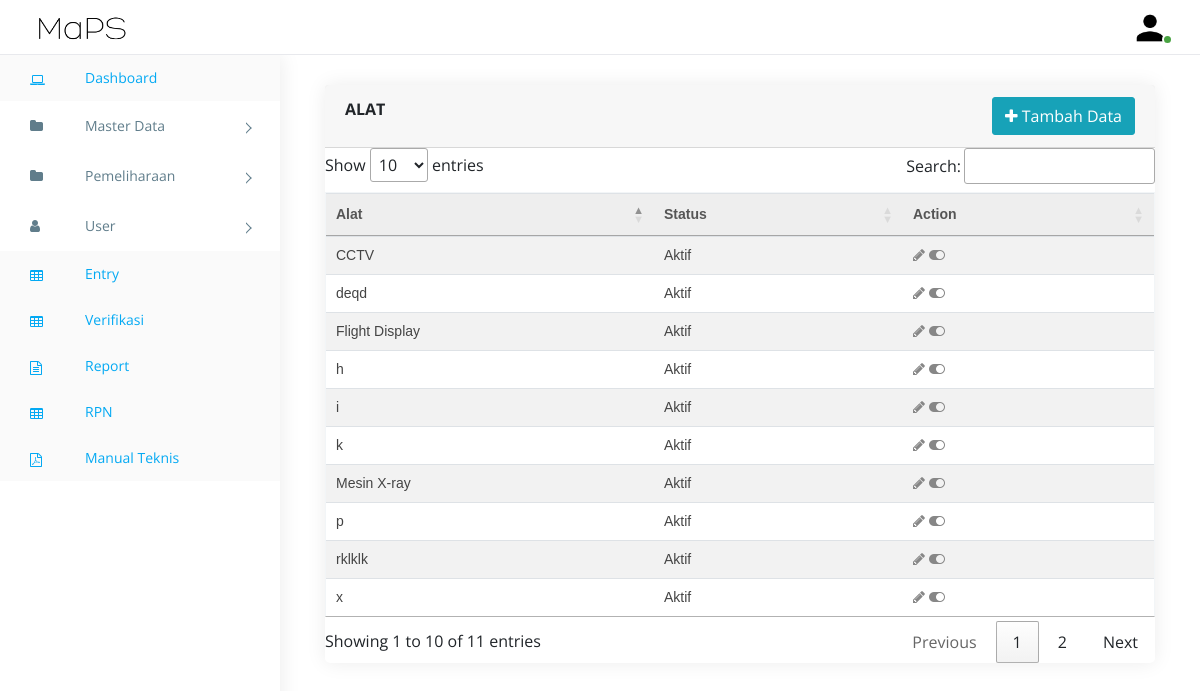
The app's page /tables-alat.php (signed in) with its own data.
### tables this page shows
CREATE TABLE `alat` (
  `id_al` int(11) NOT NULL,
  `nama_alat` varchar(100) NOT NULL,
  `status` int(250) NOT NULL
);

### tables-alat.php (the view, shortened to what this page needs)
<!doctype html>
 <html class="no-js" lang="">
<head>
    <?php include 'header.php' ?>
<link rel="stylesheet" type="text/css" media="screen" href="https://cdn.datatables.net/1.10.19/css/jquery.dataTables.min.css">
</head>
<body class="sb-nav-fixed">
    <?php include 'menu.php' ?>
        <div class="content">
            <div class="animated fadeIn">
                <div class="col-lg-12">
                    <div class="card">
                        <div class="card-header">
                        <div class="row">
    <div class="col-md-6"><strong class="card-title">ALAT</strong></div>
    <div class="col-md-6 text-right"><button type="button" class="btn btn-info add-new" data-toggle="modal" data-target="#tambah"><i class="fa fa-plus"></i> Tambah Data </button>
</div>
  </div>
                        </div>
            <table id="tabel-data" class="table table-striped table-hover">
                                <thead>
                                    <tr>
                                        <th scope="col">Alat</th>
                                        <th scope="col">Status</th>
                                        <th scope="col">Action</th>
                                    </tr>
                                </thead>
                                <tbody>
                                    <?php
                                        $sql="SELECT * FROM alat";
                                        $result=mysqli_query($conn,$sql);
                                        while($row=mysqli_fetch_array($result)){
                                    ?>
                                    <tr>
                                        <td><?= $row['nama_alat']; ?></td>
                                        <td><?php
                                        if($row['status'] == "0")
                                        {
                                            $nilaistatus = "Disable";
                                        }
                                        else
                                        {
                                            $nilaistatus = "Aktif";
                                        }
                                        echo "$nilaistatus";
                                        ?></td>
                                        <td>
                                        <?php
                                        if($row['status'] == 1)
                                    {
                                        ?>
                                            <a href="#edit<?php echo $row['id_al']?>" data-toggle="modal"><i class="fa fa-pencil"></i></a>
                                            <a href="#status<?php echo $row['id_al']?>" data-toggle="modal"><i class="fa fa-toggle-on"></i></a>
                                       <?php
                                    }
                                    else
                                    {
                                        ?>
                                        <a href="#status<?php echo $row['id_al']?>" data-toggle="modal"><i class="fa fa-toggle-off"></i></a>
                                        <?php
                                    }
                                    ?>
                                        </td>
                                    </tr>
                                <?php } ?>
                                </tbody>
                            </table>
                        </div>
                    </div>
                        </div>
    </div>
</div>
</body>
</html>

### assets/css/style.css (style rules this page uses)
body { display: table; font-family: "Open Sans", sans-serif; font-size: 16px; width: 100%; }
a, button { text-decoration: none; outline: none !important; color: #878787; -webkit-transition: all 0.25s ease; transition: all 0.25s ease; }
.btn, button, input, textarea { -webkit-box-shadow: none; box-shadow: none; outline: 0 !important; }
.btn { border-radius: 3px; }
.content { float: left; padding: 1.875em; width: 100%; }
.card { margin-bottom: 1.875em; border-radius: 5px; padding: 0; border: 0px solid transparent; -webkit-box-shadow: 0 0 20px rgba(0, 0, 0, 0.08); box-shadow: 0 0 20px rgba(0, 0, 0, 0.08); }
.btn, .button { display: inline-block; font-weight: 400; text-align: center; white-space: nowrap; vertical-align: middle; -webkit-transition: all .15s ease-in-out; transition: all .15s ease-in-out; border-radius: 3; cursor: pointer; }

### header.php (style rules this page uses)
.table { font-family: sans-serif; color: #444; font-size: 14px; border: 1px solid #f2f5f7; }
.table tr th { background: #eee; color: #555; font-weight: normal; }
.table tr:nth-child(even) { background-color: #fff; }

### records on screen
alat: nama_alat "Mesin X-ray", status "Aktif"
alat: nama_alat "Flight Display", status "Aktif"
alat: nama_alat "CCTV", status "Aktif"
alat: nama_alat "deqd", status "Aktif"
alat: nama_alat "k", status "Aktif"
alat: nama_alat "i", status "Aktif"
alat: nama_alat "h", status "Aktif"
alat: nama_alat "p", status "Aktif"
alat: nama_alat "x", status "Aktif"
alat: nama_alat "rklklk", status "Aktif"
